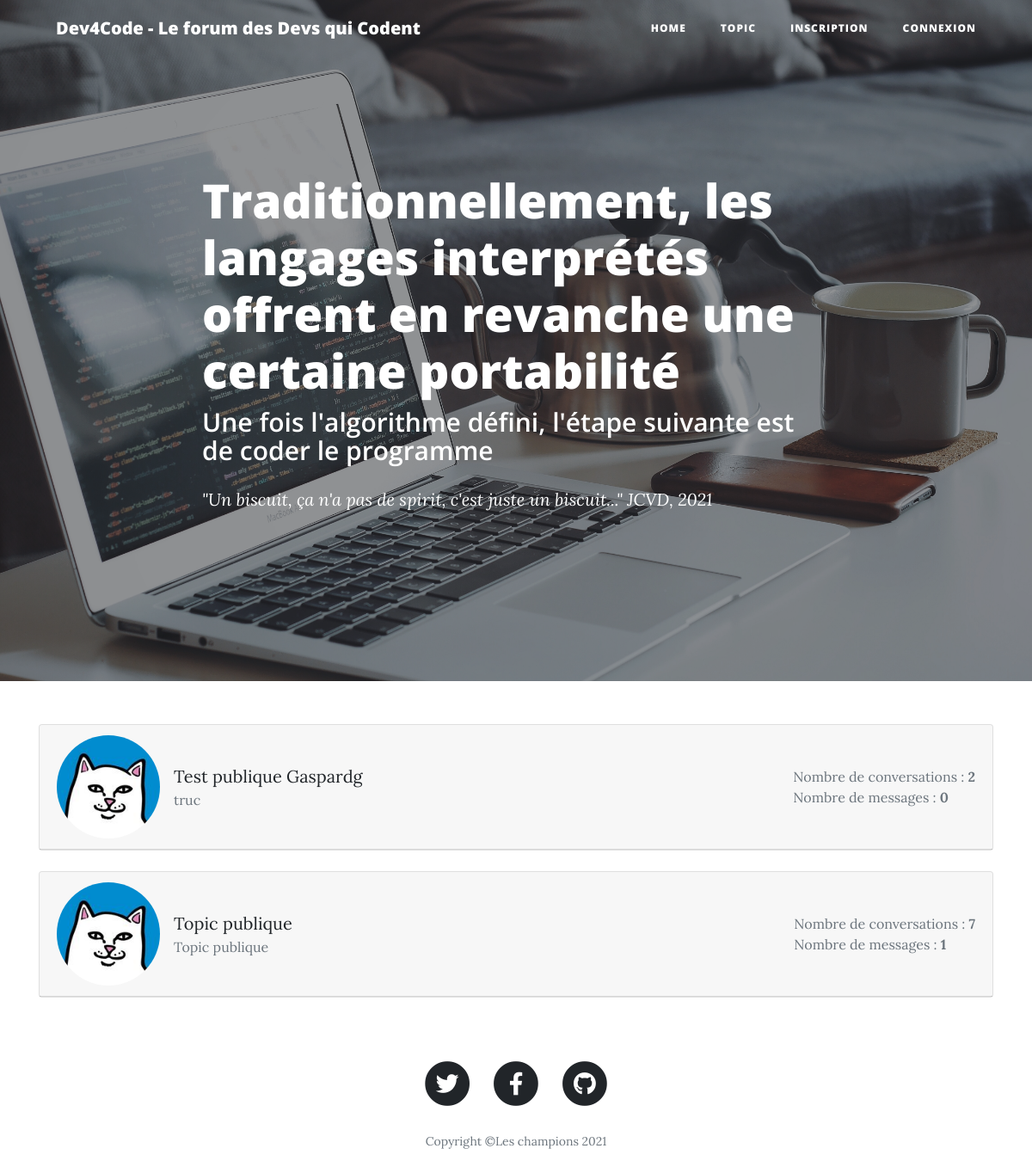
The app's page /pages/topics.php, older data.
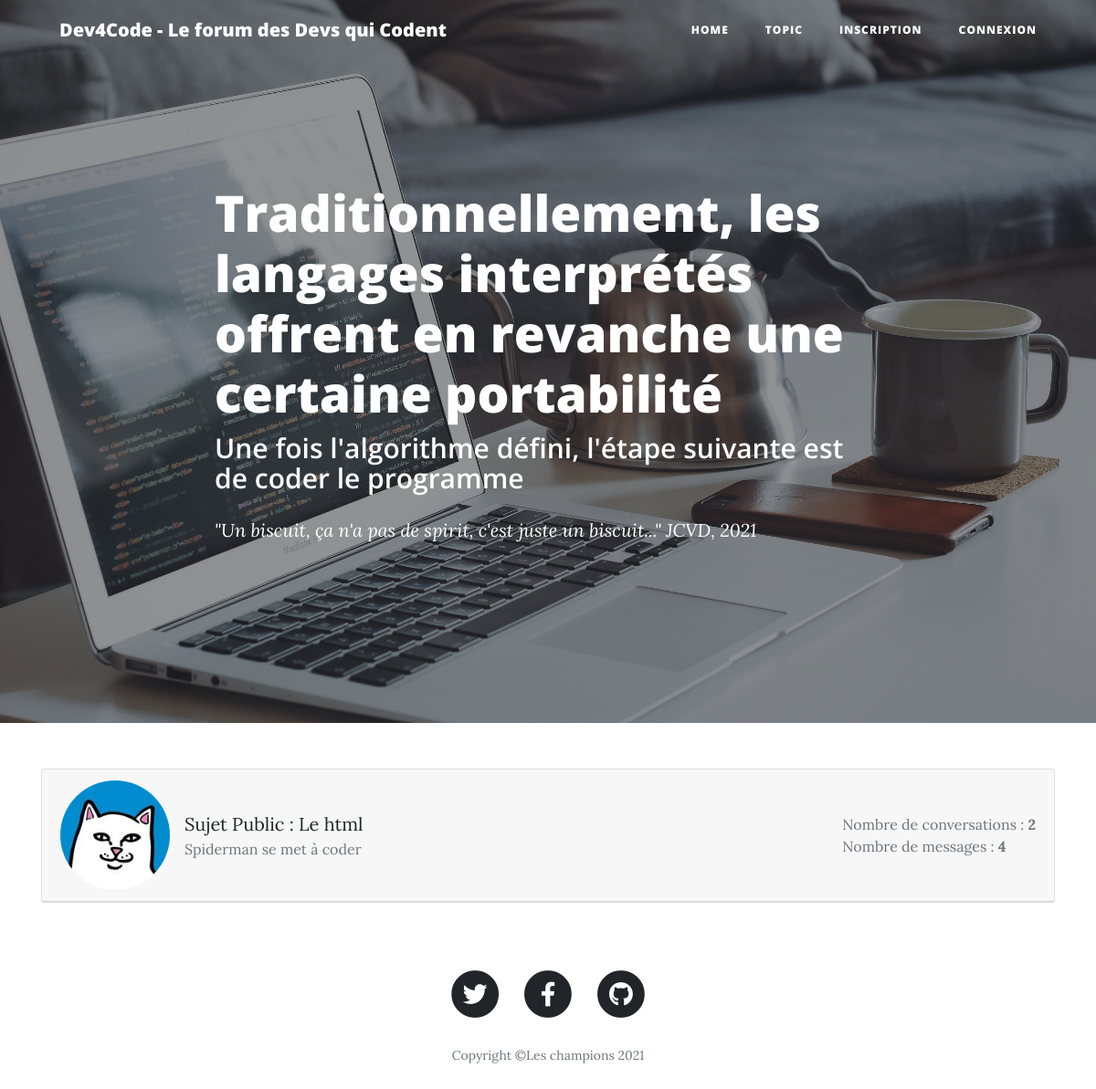
The same page, newer data.
### tables this page shows
CREATE TABLE IF NOT EXISTS `topics` (
  `id` int(11) NOT NULL AUTO_INCREMENT,
  `id_createur` int(11) NOT NULL,
  `sujet` varchar(255) NOT NULL,
  `description` text NOT NULL,
  `date_heure_creation` datetime NOT NULL,
  `id_visibilite` int(11) NOT NULL,
  PRIMARY KEY (`id`)
);

### pages/topics.php (called while the page is built, shortened)
<?php
require ('../include/pages/head.php');
require ('../include/pages/naviguation.php');
require ('../include/pages/topics.php');
require ('../include/pages/footer.php');
?>

### classe/class-topic.php (the view, shortened to what this page needs)
<?php
class Topic
{
public function __construct( $id_createur, $sujet, $description, $date_heure_creation, $id_visibilite )
    {
        $this->bdd = $this->connection_bdd() ;
    }
public function connection_bdd()
    {
            try
            {
                $bdd = new PDO('mysql:host=localhost;dbname=forum;charset=utf8', 'root', '', array(PDO::ATTR_ERRMODE => PDO::ERRMODE_EXCEPTION));
            }
            catch (Exception $e)
            {
                die('Erreur : ' . $e->getMessage());
            }
            return $bdd;
    }
public function afficher_topics_exsitants_public()
    {
        $requete = $this->bdd->query(' SELECT * FROM topics where id_visibilite = 0 ORDER BY date_heure_creation desc' );
        $topics = $requete->fetchall();
        foreach ($topics as $key => $value )
            {   $nombre_conversations = $this->compter_nombre_conversation($value['id']);
                $nombre_messages = $this->compter_nombre_messages($value['id']);
                ?>
            <div class="container d-block ">
                <div class="row">
                    <div class="col-md-12">
                        <div class="card mb-4">
                            <div class="card-header">
                                <div class="media flex-wrap w-100 align-items-center"> <img src="../img/fuck-cat.jpg" class="d-block ui-w-40 rounded-circle" alt="">
                                    <div class="media-body ml-3"> <a href="conversation.php?id=<?php echo $value['id']?>"><?php echo $value['sujet'] ?> </a>
                                        <div class="text-muted small"><?php echo $value['description'] ?></div>
                                    </div>
                                    <div class="text-muted small ml-3">
                                        <div>Nombre de conversations : <strong> <?php echo $nombre_conversations[0]; ?></strong></div>
                                        <div>Nombre de messages : <strong><?php echo $nombre_messages[0]; ?></strong></div>
                                    </div>
                                </div>
                            </div>
                        </div>
                    </div>
                </div>
            </div>
                <?php
            }
    }
                ?>
            <?php
public function compter_nombre_conversation($a)
    {
        $req = $this->bdd->prepare('SELECT COUNT(*) FROM conversations where id_topic = :id ');
        $req->execute(array(
                'id' => $a,
                ));
        return $resultat_conversations = $req->fetch();
    }
public function compter_nombre_messages($a)
    {
        $req = $this->bdd->prepare('SELECT COUNT(*) FROM messages where id_topic = :id ');
        $req->execute(array(
                'id' => $a,
                ));
        return $resultat_messages = $req->fetch();
    }
}
?>

### include/pages/head.php (shortened to what this page needs)
<!DOCTYPE html>
<html lang="fr">
<head>
  <link href="<?php
                if (!isset($repere)) {
                    echo '../vendor/bootstrap/css/bootstrap.min.css';
                  }
                  else {
                      echo 'vendor/bootstrap/css/bootstrap.min.css';
                  }?> " rel="stylesheet">
  <link href="<?php
                if (!isset($repere)) {
                    echo '../vendor/fontawesome-free/css/all.min.css';
                }
                else {
                    echo 'vendor/fontawesome-free/css/all.min.css';
                }?>" rel="stylesheet" type="text/css">
  <link href="<?php
                if (!isset($repere)) {
                    echo '../css/clean-blog.min.css';
                  }
                  else {
                    echo 'css/clean-blog.min.css';
                  }?>" rel="stylesheet">
</head>
<body>

### include/pages/naviguation.php (shortened to what this page needs)
<nav class="navbar navbar-expand-lg navbar-light fixed-top" id="mainNav">
    <div class="container">
      <a class="navbar-brand" href="<?php
                if (!isset($repere)) {
                    echo '../index.php';
                }
                else {
                    echo 'index.php';
                }?>">Dev4Code - Le forum des Devs qui Codent</a>
      <div class="collapse navbar-collapse" id="navbarResponsive">
        <ul class="navbar-nav ml-auto">
          <li class="nav-item">
            <a class="nav-link" href="<?php
                if (!isset($repere)) {
                    echo '../index.php';
                }
                else {
                    echo 'index.php';
                }?>">Home</a>
          </li>
          <li class="nav-item">
            <a class="nav-link" href="<?php
                if (!isset($repere)) {
                    echo '../pages/topics.php';
                }
                else {
                    echo 'pages/topics.php';
                }?>">Topic</a>
          </li>
          <?php
          if(!isset($_SESSION['user'])){
              ?>
          <li class="nav-item">
            <a class="nav-link" href="<?php
                if (!isset($repere)) {
                    echo '../pages/inscription.php';
                }
                else {
                    echo 'pages/inscription.php';
                }?>">Inscription</a>
          </li>
          <?php
          }
          ?>
          <?php
          if(!isset($_SESSION['user'])){
              ?>
          <li class="nav-item">
            <a class="nav-link" href="<?php
                if (!isset($repere)) {
                    echo '../pages/connexion.php';
                }
                else {
                    echo 'pages/connexion.php';
                }?>">Connexion</a>
          </li>
          <?php
          }
              ?>
        </ul>
      </div>
    </div>
  </nav>

### include/pages/topics.php
<header class="masthead" style="background-image: url('../img/post-bg.jpg')">
    <div class="overlay"></div>
    <div class="container">
      <div class="row">
        <div class="col-lg-8 col-md-10 mx-auto">
          <div class="post-heading">
            <h1>Traditionnellement, les langages interprétés offrent en revanche une certaine portabilité</h1>
            <h2 class="subheading">Une fois l'algorithme défini, l'étape suivante est de coder le programme</h2>
            <span class="meta">"Un biscuit, ça n'a pas de spirit, c'est juste un biscuit..."
            JCVD, 2021</span>
          </div>
        </div>
      </div>
    </div>
  </header>
<?php
include('../classe/class-topic.php');
$topic = new Topic(NULL,NULL, NULL,NULL, NULL);
   if  (!isset($_SESSION['user']['id_droit']))
   {
        $topic->afficher_topics_exsitants_public();
      }
      elseif (@$_SESSION['user']['id_droit'] == 1)
    {
      $topic->afficher_topics_exsitants_user_connecte();
    }
    elseif (@$_SESSION['user']['id_droit'] == 2)
    {
      $topic->afficher_topics_exsitants_moderateur();
    }
    elseif (@$_SESSION['user']['id_droit'] == 3)
    {
      $topic->afficher_topics_exsitants_admin();
    }
    else
    {
        echo ' y\'a un truc qui cloche Marty ' ;
      }
      ?>

### include/pages/footer.php (shortened to what this page needs)
  <footer>
    <div class="container">
      <div class="row">
        <div class="col-lg-8 col-md-10 mx-auto">
          <ul class="list-inline text-center">
            <li class="list-inline-item">
              <a href="#">
                <span class="fa-stack fa-lg">
                  <i class="fas fa-circle fa-stack-2x"></i>
                  <i class="fab fa-twitter fa-stack-1x fa-inverse"></i>
                </span>
              </a>
            </li>
            <li class="list-inline-item">
              <a href="#">
                <span class="fa-stack fa-lg">
                  <i class="fas fa-circle fa-stack-2x"></i>
                  <i class="fab fa-facebook-f fa-stack-1x fa-inverse"></i>
                </span>
              </a>
            </li>
            <li class="list-inline-item">
              <a href="#">
                <span class="fa-stack fa-lg">
                  <i class="fas fa-circle fa-stack-2x"></i>
                  <i class="fab fa-github fa-stack-1x fa-inverse"></i>
                </span>
              </a>
            </li>
          </ul>
           <p class="copyright text-muted">Copyright &copy;Les champions 2021</p>
        </div>
      </div>
    </div>
  </footer>
</body>
</html>

Row changes from the older to the newer data that the page shows:
removed topics: sujet "Test publique Gaspardg", description "truc", nombre_conversations "2", nombre_messages "0"
removed topics: sujet "Topic publique", description "Topic publique", nombre_conversations "7", nombre_messages "1"
added topics: sujet "Sujet Public : Le html", description "Spiderman se met à coder", nombre_conversations "2", nombre_messages "4"
